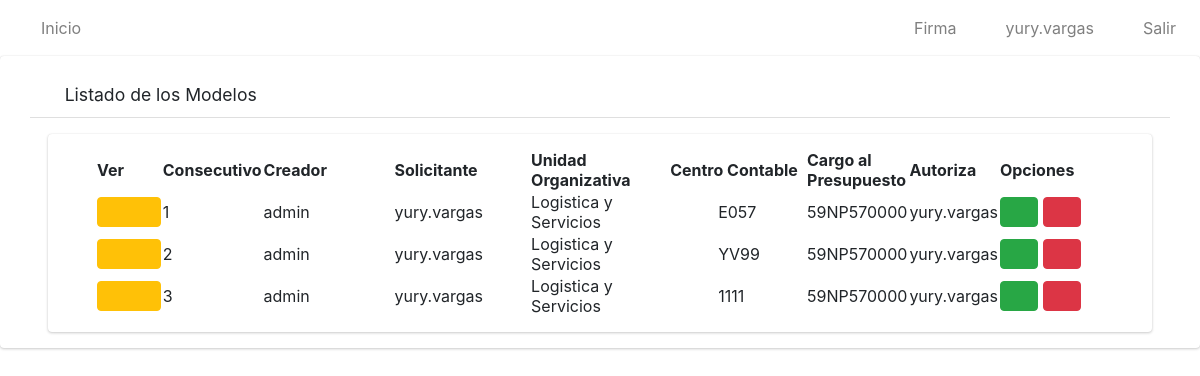
The page /listar_modelos/ (signed in) on the database as committed earlier.
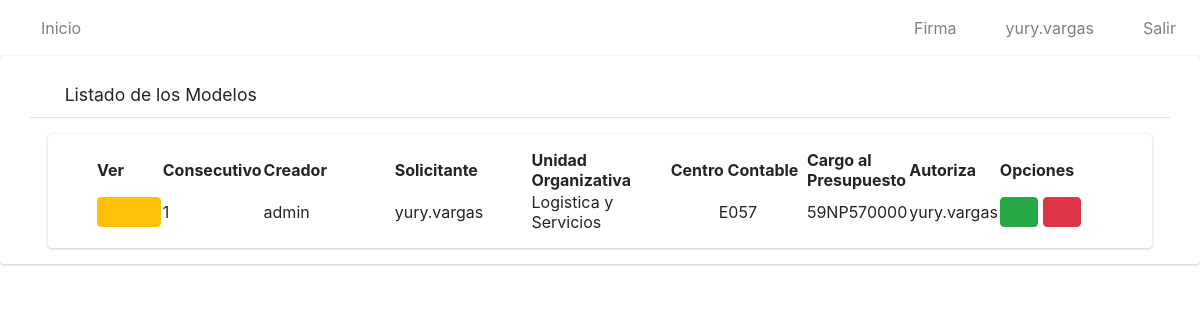
The same page on the database as committed later.
### app/models.py (models this page shows, shortened)
class Modelo(models.Model):
    nombre=models.CharField(max_length=50)
    solicitante=models.CharField(max_length=50)
    unidad_organizativa=models.CharField(max_length=100)
    c_contable=models.CharField(max_length=4)
    consec=models.IntegerField()
    solicitudes=models.ManyToManyField(Solicitud)
    parleg=models.CharField(max_length=20)
    autoriza=models.CharField(max_length=50)
    cargo_presupuesto=models.CharField(max_length=20)

### app/views.py (the view)
# urls.py: path('listar_modelos/', ModeloListView.as_view(), name='listarMod'),
class ModeloListView(ListView):
    model = Modelo
    template_name = 'modelos/listar.html'
    @method_decorator(login_required)
    def dispatch(self, request, *args, **kwargs):
        return super().dispatch(request,*args,** kwargs)
    def get_context_data(self, **kwargs):
        context = super().get_context_data(**kwargs)
        lista_solicitantes=[]
        modelos=Modelo.objects.all()
        pos=0
        for i in modelos:
            lista_solicitantes.append(i.solicitudes.first().solicitante)
        context['title'] = "Listado de Solicitudes"
        context['solicitantes'] = lista_solicitantes
        return context

### app/templates/modelos/listar.html
{% extends 'base.html' %}
{% load static %}
{% block content %}
    <div class=" card card-default">
        <div class="card-header px-3 mb-3 mt-3 container">
            <h3 class="card-title">
            <i class="fas fa-search"></i>
                Listado de los Modelos
            </h3>
            </div>
        <div class="card card-body content-header mx-5 px-5">
            <table id="myTable" class="display" style="width: 100%;">
                <thead>
                    <tr>
                        <th>Ver</th>
                        <th style="width: 2cm">Consecutivo</th>
                        <th>Creador</th>
                        <th>Solicitante</th>
                        <th>Unidad Organizativa</th>
                        <th>Centro Contable</th>
                        <th>Cargo al Presupuesto</th>
                        <th>Autoriza</th>
                        <th style="width: 3cm">Opciones</th>
                    </tr>
                </thead>
                <tbody>
                    {% for i in object_list %}
                    <tr>
                        <td style="width: 1cm"><a href="{% url 'solicitudModel' i.id%}" type="button" class="btn btn-warning">
                    <i class="fas fa-eye" style="width: 1cm"></i>
                </a></td>
                        <td style="width: 20px;">{{i.consec}}</td>
                        <td style="width: 150px;">{{i.nombre}}</td>
                        <td style="width: 150px;">{{i.solicitante}}</td>
                        <td style="width: 150px;">{{i.unidad_organizativa}}</td>
                        <td style="width: 150px;"><div class="pl-5">{{i.c_contable}}</div></td>
                        <td>{{i.cargo_presupuesto}}</td>
                        <td>{{i.autoriza}}</td>
                        <td>
                <a href="#" type="button" class="btn btn-success">
                    <i class="fas fa-download"></i>
                </a>
                <a href="#" type="button" class="btn btn-danger">
                    <i class="fas fa-trash-alt"></i>
                </a></td>
                    </tr>
                    {% endfor %}
                </tbody>
            </table>
        </div>
    </div>
{% endblock %}

### app/templates/base.html (shortened to what this page needs)
{% load static %}
<html>
    <head>
  <link rel="stylesheet" href="{% static 'plugins/fontawesome-free/css/all.min.css'%}">
        <link href="https://cdn.jsdelivr.net/npm/bootstrap@5.2.0/dist/css/bootstrap.min.css" rel="stylesheet">
        <link rel="stylesheet" type="text/css" href="{% static 'datatable/data_tables/datatables.min.css' %}" />
  <link rel="stylesheet" href="https://cdnjs.cloudflare.com/ajax/libs/jquery-confirm/3.3.2/jquery-confirm.min.css">
  <link rel="stylesheet" href="https://cdn.jsdelivr.net/npm/bootstrap-icons@1.7.2/font/bootstrap-icons.css">
  <link href="https://cdn.jsdelivr.net/npm/bootstrap@5.2.0-beta1/dist/css/bootstrap.min.css" rel="stylesheet"
>
<link href="https://cdn.jsdelivr.net/npm/bootstrap@5.2.0/dist/css/bootstrap.min.css" rel="stylesheet">
        <link rel="stylesheet" href="{% static 'dist/css/adminlte.min.css'%}">
    </head>
<nav class="navbar navbar-expand-md navbar-white navbar-light">
 <ul class="navbar-nav">
          <li class="nav-item">
            <a href="{% url 'solicitudes' %}" class="nav-link">
            <i class="fas fa-home"></i>
            Inicio</a>
          </li>
        </ul>
    <ul class="navbar-nav ml-auto">
      <li class="nav-item">
           <a class="nav-link" onclick="modal_firma()" role="button">
            <i class="fas fa-edit"></i> Firma
           </a>
      </li>
      <li class="nav-item">
        <a class="nav-link" href="javascript:;"role="button">
          <i class="fas fa-user"></i>  {{ user.username }}
        </a>
      </li>
      <li class="nav-item">
        <a class="nav-link" href="{% url 'logout' %}"role="button">
          <i class="fas fa-power-off"></i> Salir
        </a>
      </li>
    </ul>
  </nav>
        {%block content%}
        {% endblock %}
    </body>
</html>

Rows that differ between the two databases and show on the page:
removed Modelo: consec "2", nombre "admin", solicitante "yury.vargas", unidad_organizativa "Logistica y Servicios", c_contable "YV99", cargo_presupuesto "59NP570000", autoriza "yury.vargas"
removed Modelo: consec "3", nombre "admin", solicitante "yury.vargas", unidad_organizativa "Logistica y Servicios", c_contable "1111", cargo_presupuesto "59NP570000", autoriza "yury.vargas"
